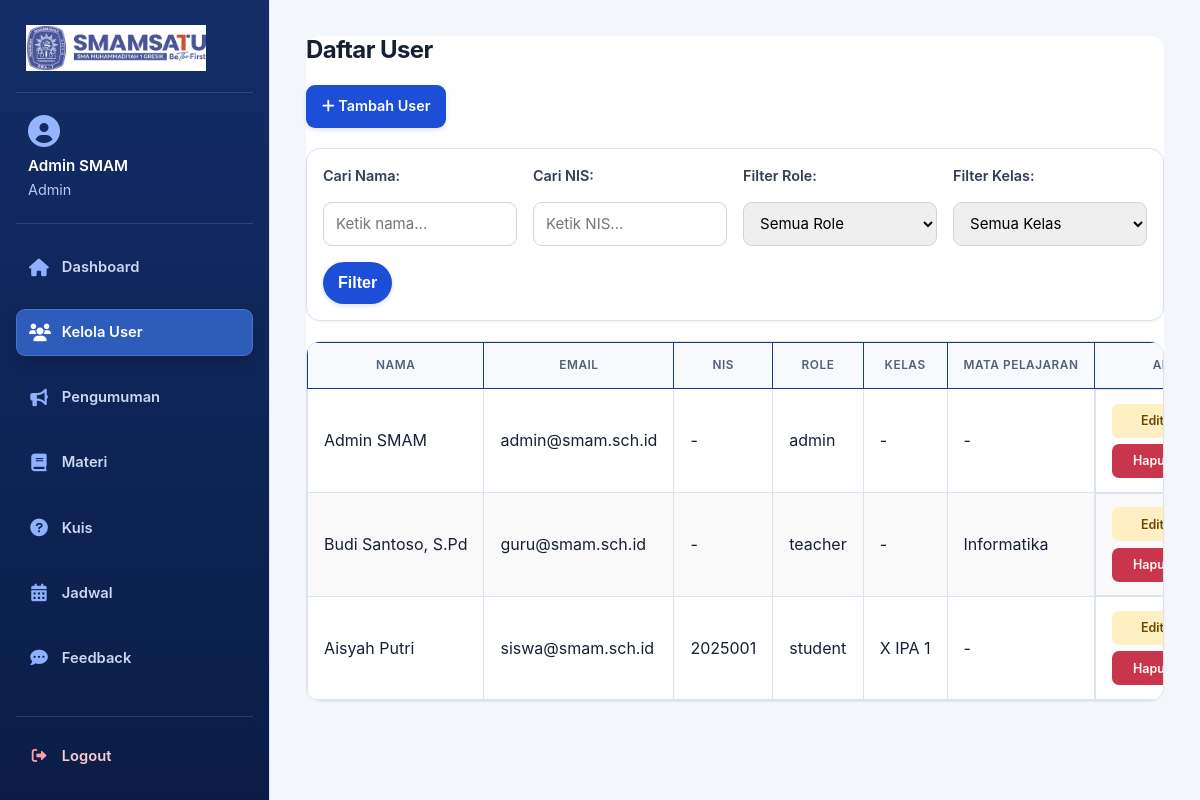
The app's page /users/list.php (signed in) with its own data.
### tables this page shows
CREATE TABLE IF NOT EXISTS users (
    id INT AUTO_INCREMENT PRIMARY KEY,
    name VARCHAR(150) NOT NULL,
    email VARCHAR(150) NOT NULL UNIQUE,
    password VARCHAR(255) NOT NULL,
    role ENUM('admin', 'teacher', 'student') NOT NULL DEFAULT 'student',
    class VARCHAR(100) NULL,
    subject VARCHAR(100) NULL,
    nis VARCHAR(50) NULL UNIQUE,
    created_at TIMESTAMP DEFAULT CURRENT_TIMESTAMP
);

### users/list.php (the view, shortened to what this page needs)
<?php
require '../includes/db.php';
$filter_role = $_GET['role'] ?? 'all';
$filter_class = $_GET['filter_class'] ?? 'all';
$search_name = $_GET['search_name'] ?? '';
$search_nis = $_GET['search_nis'] ?? '';
$sql_base = "SELECT * FROM users";
$where_conditions = [];
$params = [];
if (!empty($where_conditions)) {
    $sql = $sql_base . " WHERE " . implode(' AND ', $where_conditions);
} else {
    $sql = $sql_base;
}
$sql .= " ORDER BY id ASC";
$stmt = $pdo->prepare($sql);
$stmt->execute($params);
$users = $stmt->fetchAll(PDO::FETCH_ASSOC);
?>
<!DOCTYPE html>
<html lang="id">
<head>
    <link rel="stylesheet" href="https://cdnjs.cloudflare.com/ajax/libs/font-awesome/6.0.0-beta3/css/all.min.css">
    <link rel="stylesheet" href="../assets/css/style.css">
</head>
<body class="app-layout">
    <?php include '../layout/sidebar.php'; ?>
    <main class="main-content">
        <div class="container">
            <h2>Daftar User</h2>
            <div class="header-links">
                <a href="add.php"><i class="fas fa-plus"></i> Tambah User</a>
            </div>
            <form method="get" class="filter-form">
                <div class="form-group" style="flex-grow: 1; min-width: 150px;">
                    <label>Cari Nama:</label>
                    <input type="text" name="search_name" placeholder="Ketik nama..." value="<?= htmlspecialchars($search_name) ?>">
                </div>
                <div class="form-group" style="flex-grow: 1; min-width: 120px;">
                    <label>Cari NIS:</label>
                    <input type="text" name="search_nis" placeholder="Ketik NIS..." value="<?= htmlspecialchars($search_nis) ?>">
                </div>
                <div class="form-group" style="flex-grow: 1; min-width: 150px;">
                    <label>Filter Role:</label>
                    <select name="role">
                        <option value="all" <?= $filter_role=='all'?'selected':'' ?>>Semua Role</option>
                    </select>
                </div>
                <div class="form-group" style="flex-grow: 1; min-width: 150px;">
                    <label>Filter Kelas:</label>
                    <select name="filter_class">
                        <option value="all" <?= $filter_class=='all'?'selected':'' ?>>Semua Kelas</option>
                    </select>
                </div>
                <div class="form-group" style="align-self: flex-end;">
                    <button type="submit">Filter</button>
                </div>
            </form>
            <div class="table-container">
                <table>
                    <thead>
                        <tr>
                            <th>Nama</th>
                            <th>Email</th>
                            <th>NIS</th>
                            <th>Role</th>
                            <th>Kelas</th>
                            <th>Mata Pelajaran</th>
                            <th>Aksi</th>
                        </tr>
                    </thead>
                    <tbody>
                        <?php foreach ($users as $user): ?>
                        <tr>
                            <td data-label="Nama"><?= htmlspecialchars($user['name']) ?></td>
                            <td data-label="Email"><?= htmlspecialchars($user['email'] ?? '-') ?></td>
                            <td data-label="NIS"><?= htmlspecialchars($user['nis'] ?: '-') ?></td>
                            <td data-label="Role"><?= htmlspecialchars($user['role']) ?></td>
                            <td data-label="Kelas"><?= htmlspecialchars($user['class'] ?: '-') ?></td>
                            <td data-label="Mata Pelajaran"><?= htmlspecialchars($user['subject'] ?: '-') ?></td>
                            <td class="action-cell">
                                <a href="edit.php?id=<?= $user['id'] ?>" class="edit-btn">Edit</a>
                                <a href="#" class="delete-btn" data-id="<?= $user['id'] ?>">Hapus</a>
                            </td>
                        </tr>
                        <?php endforeach; ?>
                    </tbody>
                </table>
            </div>
        </div>
    </main>
</body>
</html>

### layout/sidebar.php (shortened to what this page needs)
<?php
$currentPath = parse_url($_SERVER['REQUEST_URI'] ?? '', PHP_URL_PATH) ?: '';
function navigationItem(string $href, string $icon, string $label, string $currentPath): string {
    $target = ltrim(str_replace('../', '/', $href), '/');
    $isActive = str_ends_with($currentPath, $target);
    $activeClass = $isActive ? ' class="active"' : '';
    $ariaCurrent = $isActive ? ' aria-current="page"' : '';
    return '<li><a href="' . $href . '"' . $activeClass . $ariaCurrent . '><i class="' . $icon . '" aria-hidden="true"></i><span>' . $label . '</span></a></li>';
}
?>
<nav class="sidebar" id="primary-navigation" aria-label="Navigasi utama">
    <div class="sidebar-header">
        <img src="../assets/img/Logo_Smam.png" alt="Logo SMAM">
    </div>
    <div class="sidebar-user">
        <i class="fas fa-user-circle user-icon" aria-hidden="true"></i>
        <span><?= htmlspecialchars($_SESSION['name']) ?></span>
        <small><?= ucfirst(htmlspecialchars($_SESSION['role'])) ?></small>
    </div>
    <ul class="sidebar-menu">
        <?php
        $role = $_SESSION['role'];
        if ($role === 'admin') {
            echo navigationItem('../dashboard/dashboard_admin.php', 'fas fa-home', 'Dashboard', $currentPath);
            echo navigationItem('../users/list.php', 'fas fa-users', 'Kelola User', $currentPath);
            echo navigationItem('../announcements/list.php', 'fas fa-bullhorn', 'Pengumuman', $currentPath);
            echo navigationItem('../materials/list.php', 'fas fa-book', 'Materi', $currentPath);
            echo navigationItem('../quiz/list.php', 'fas fa-question-circle', 'Kuis', $currentPath);
            echo navigationItem('../schedules/list.php', 'fas fa-calendar-alt', 'Jadwal', $currentPath);
            echo navigationItem('../feedback/list.php', 'fas fa-comment-dots', 'Feedback', $currentPath);
        }
        ?>
    </ul>
    <div class="sidebar-footer">
        <a href="../auth/logout.php"><i class="fas fa-sign-out-alt" aria-hidden="true"></i><span>Logout</span></a>
    </div>
</nav>

### users/list.php (style rules this page uses)
.filter-form button { width: auto; margin-top: 0; padding: 10px 15px; }

### records on screen
users: name "Admin SMAM", email "admin@smam.sch.id", nis "-", role "admin", class "-", subject "-"
users: name "Budi Santoso, S.Pd", email "guru@smam.sch.id", nis "-", role "teacher", class "-", subject "Informatika"
users: name "Aisyah Putri", email "siswa@smam.sch.id", nis "2025001", role "student", class "X IPA 1", subject "-"

### other values on screen
$_SESSION['name'] "Admin SMAM"
$_SESSION['role'] "Admin"
$label "Dashboard Kelola User Pengumuman Materi Kuis Jadwal Feedback"
